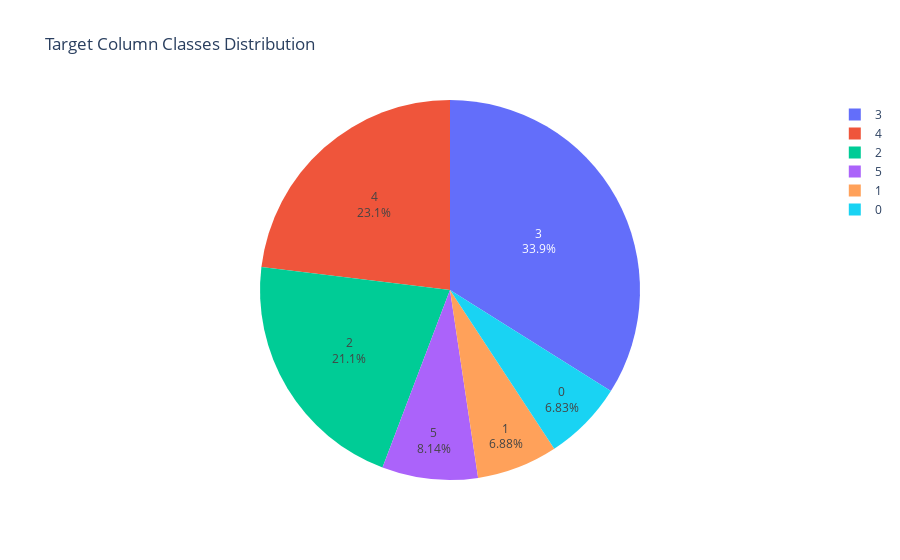
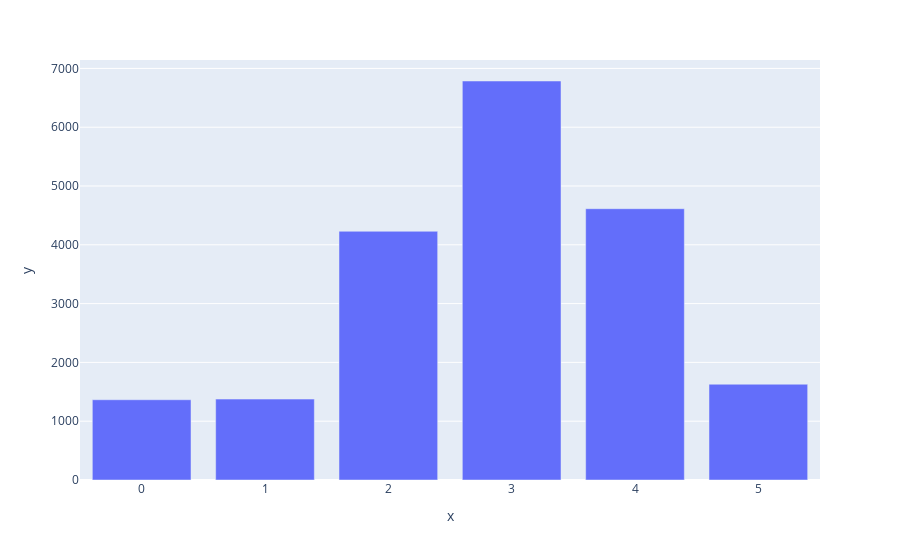

The notebook cell these images were saved under, in order:
### Code cell
import sys

import numpy as np
import pandas as pd

import plotly.express as px

import seaborn as sns
import matplotlib.pyplot as plt
%matplotlib inline

from tkinter import *
from tkinter.filedialog import askopenfilename   

fname = []
# global dt_int,dt_float,dt_object
dt_int = dt_float = dt_object = []

def data_Imbalance(lst,tar_col):
    if len(set(lst)) != 1:
        print(f"Target Column '{tar_col}' has Imbalanced Data\n")
        print("NOTE:Refer following link to handle Imbalanced Data https://imbalanced-learn.readthedocs.io/en/stable/over_sampling.html")

def tar_Viz(tar_col):
    count = data[tar_col].value_counts()
    
    fig = px.pie(values=count, names=count.index, title='Target Column Classes Distribution')
    fig.update_traces(textposition='inside', textinfo='percent+label')
    fig.show()

    fig = px.bar(data, x=count.index, y=count)
    fig.update_traces(textposition='inside')
    fig.show()
    
#     cmap = plt.get_cmap('Spectral')
#     colors = [cmap(i) for i in np.linspace(0.2, 1, 8)]

#     plt.figure(figsize=(9,9))
#     sns.set(font_scale=1.4)
#     plt.pie(count,labels=count.index, autopct='%.2f%%', shadow=True,colors=colors)
#     plt.title('Target Column Classes Distribution')
#     plt.show()
    
    tar_val =list(data[tar_col].value_counts().values)
    data_Imbalance(tar_val,tar_col)
    
def df_Info(data):
    print('Your Dataset has following shape')
    print('*'*32)
    print(f'Rows : {data.shape[0]}\nColumns : {data.shape[1]}\n')
    
def df_Dtypes(data):
    
    global dt_int,dt_float,dt_object
#     dt_int = dt_float = dt_object = []
    g = data.columns.to_series().groupby(data.dtypes).groups
    print('Your Dataset contains following DataTypes')
    print('*'*41)
    for k, v in g.items():
        print(f"{k.name} : {len(v)}")
        
    for k, v in g.items():
#     print(f"{k.name} : {(v)}")
        if k.name == 'int64':
            dt_int = list(v)

        elif k.name == 'float64':
            dt_float = list(v)

        elif k.name == 'object':
            dt_object = list(v)

def no_of_Features(func):
    print(f'Total Features {len(dt_float)}')
    No_of_Feat = int(input('No.of Features to Visualize\n\n'))
    if No_of_Feat <= len(dt_float) :
        func(no_of_col = No_of_Feat)
    else :
        print(f'ERROR : No.of columns should be <= {len(dt_float)}')

def correlation(dataset,threshold):
    col_corr = set() # Set of all the names of deleted columns
    corr_matrix = dataset.corr()
    for i in range(len(corr_matrix.columns)):
        for j in range(i):
            if (abs(corr_matrix.iloc[i, j]) >= threshold) and (corr_matrix.columns[j] not in col_corr):
                colname = corr_matrix.columns[i] # getting the name of column
                col_corr.add(colname)
    print(f"\nBelow {len(col_corr)} are/is highly correlated features\n\n",col_corr)
    
def correlation_Matrix():
    plt.figure(figsize=(20,15))
    matrix = np.triu(data[dt_float + dt_int].corr())
    sns.heatmap(data[dt_float + dt_int].corr(),annot=True, fmt=".2f",cmap="YlGnBu",mask=matrix)
    plt.show()

def scatter_Plot(no_of_col = len(dt_float)):
    for col in dt_float[:no_of_col]:
        plt.figure(figsize=(10,5))
        sns.scatterplot(x=tar_col, y=col, data=data)
#         plt.title(f"{col} VS {tar_col}")
        plt.show()
        
        cor = data[col].corr(data[tar_col])
        print(f'Correlation between {col} and {tar_col} is {cor}\n')
        print('*'*85)
    

def density_Plot(no_of_col = len(dt_float)):
    for i, col in enumerate(dt_float[:no_of_col]):
        plt.figure(figsize=(10,5))
        for i in list(data[tar_col].unique()):
            sns.kdeplot(data.loc[data[tar_col] == i, col], shade=True, label=i)
        plt.title(f"{col} VS {tar_col}")
        plt.show() 
    
def outlier_Treatment(data,col):
    Q1 = data[col].quantile(0.25)
    Q3 = data[col].quantile(0.75)
    IQR = Q3 - Q1
    lower_range = Q1 - (1.5 * IQR)
    upper_range = Q3 + (1.5 * IQR)
    outliers = data[(data[col] < lower_range) | (data[col] > upper_range)]
    print(f"Column '{col}' has {len(outliers)} outliers\n\n")

def skewness_(df,col):
    skewness = df[col].skew()
    if skewness > 0:
        print('Distribution is Right Skewed\n')
    elif skewness < 0:
        print('Distribution is Left Skewed\n')
    else:
        print('Normally Distributed\n')
        
def box_Plot(no_of_col = len(dt_float)):
    for col in dt_float[:no_of_col]:
        plt.figure(figsize=(10,5))
        sns.boxplot(x=data[col],color=(np.random.uniform(0, 1), np.random.uniform(0, 1), np.random.uniform(0, 1)));
        plt.show()
        
        skewness_(data,col)
        outlier_Treatment(data,col)
#         if len(outliers) != 0:
#             print(f"Index of outlier records : {list(outliers.index)}")
        print('*'*85,'\n')
    
def histogram(no_of_col = len(dt_float)):
    for col in dt_float[:no_of_col]:
        plt.figure(figsize=(10,5))
        sns.distplot(data[col],kde = False,hist_kws={"linewidth": 3,"alpha": 1}
                     ,color=(np.random.uniform(0, 1), np.random.uniform(0, 1), np.random.uniform(0, 1)));
        plt.show()
        skewness_(data,col)
#         outlier_Treatment(data,col)
        print('*'*85)        
        
        
def distribution(no_of_col = len(dt_float)):
    for col in dt_float[:no_of_col]:
        plt.figure(figsize=(10,5))
        sns.kdeplot(data[col], shade=True,color=(np.random.uniform(0, 1), np.random.uniform(0, 1), np.random.uniform(0, 1)));
#         sns.kdeplot(data[col], shade=True,color=np.random.rand(3,));
        plt.show()
        
        skewness_(data,col)
#         outlier_Treatment(data,col)
        print('*'*85)            
            
def openFile():
    global fname
    fname = askopenfilename()
    root.destroy()

if __name__ == '__main__':

    root = Tk()
    Button(root, text='File Open', command = openFile).pack(fill=X)
    mainloop()

    if fname == []:
        print("No FIle has selected")
    else:
        file_path = fname.rsplit('/',maxsplit=1)
        df = file_path[1]
        print(f"File Name : {df}")
        print(f"File Directory : {file_path[0]}\n")
        try:
            data = pd.read_csv(fname)
            df_Info(data)
            df_Dtypes(data)
            try :
                tar_col = input('Please Specify the Target Column\n\n')
                tar_Viz(tar_col)
                while True:    
                    try :
                        input_value = int(input('Select below options\n\n1.Univariate Analysis\n2.Bivariate Analysis\n3.Multivariate Analysis\n4.Quit\n\n'))
                        if input_value == 1:
                            input_value1 = int(input('Select below options\n\n1.Box Plot\n2.Histogram\n3.Distribution\n\n'))
                            if input_value1 == 1:
                                no_of_Features(box_Plot)
                            elif input_value1 == 2:
                                no_of_Features(histogram)
                            elif input_value1 == 3:
                                no_of_Features(distribution)
                            else :
                                print('ERROR : Please enter in range value')

                        elif input_value == 2:
                            input_value1 = int(input('Select below options\n\n1.Scatter Plot\n2.Density Plot\n\n'))
                            if input_value1 == 1:
                                no_of_Features(scatter_Plot)
                            elif input_value1 == 2:
                                no_of_Features(density_Plot)
                            else :
                                print('ERROR : Please enter in range value')
                        elif input_value == 3:
                            input_value1 = int(input('Select below options\n\n1.Correlation Matrix\n2.List of Correlated Features\n\n'))
                            if input_value1 == 1:
                                correlation_Matrix()
                            elif input_value1 == 2:
                                thresh = float(input('Enter the threshold '))
                                correlation(data,thresh)
                            else :
                                print('ERROR : Please enter in range value')
                        elif input_value == 4 :
                            print('\nThank You, Bye.\n')
                            break
                        else:
                            print('ERROR : Please enter in range value')
                    except ValueError :
                        print('ERROR : only INTEGERS are acceptable')
            except KeyError:
                print('ERROR : Either you passed the WRONG column (or) other than a STRING ')
        except Exception as e:
                print('ERROR : File Format is not supported',e)

### Figure 1 — Plotly figure (JSON) as saved in the notebook; plotly's stock layout.template omitted (floating-point values rounded to 4 significant figures)
{"data": [{"domain": {"x": [0, 1], "y": [0, 1]}, "hoverlabel": {"namelength": 0}, "hovertemplate": "label=%{label}<br>value=%{value}", "labels": [3, 4, 2, 5, 1, 0], "legendgroup": "", "name": "", "showlegend": true, "textinfo": "percent+label", "textposition": "inside", "type": "pie", "values": [6786, 4614, 4230, 1629, 1376, 1365]}], "layout": {"legend": {"tracegroupgap": 0}, "title": {"text": "Target Column Classes Distribution"}}}

### Figure 2 — Plotly figure (JSON) as saved in the notebook; plotly's stock layout.template omitted (floating-point values rounded to 4 significant figures)
{"data": [{"alignmentgroup": "True", "hoverlabel": {"namelength": 0}, "hovertemplate": "x=%{x}<br>y=%{y}", "legendgroup": "", "marker": {"color": "#636efa"}, "name": "", "offsetgroup": "", "orientation": "v", "showlegend": false, "textposition": "inside", "type": "bar", "x": [3, 4, 2, 5, 1, 0], "xaxis": "x", "y": [6786, 4614, 4230, 1629, 1376, 1365], "yaxis": "y"}], "layout": {"barmode": "relative", "legend": {"tracegroupgap": 0}, "margin": {"t": 60}, "xaxis": {"anchor": "y", "domain": [0, 1], "title": {"text": "x"}}, "yaxis": {"anchor": "x", "domain": [0, 1], "title": {"text": "y"}}}}
